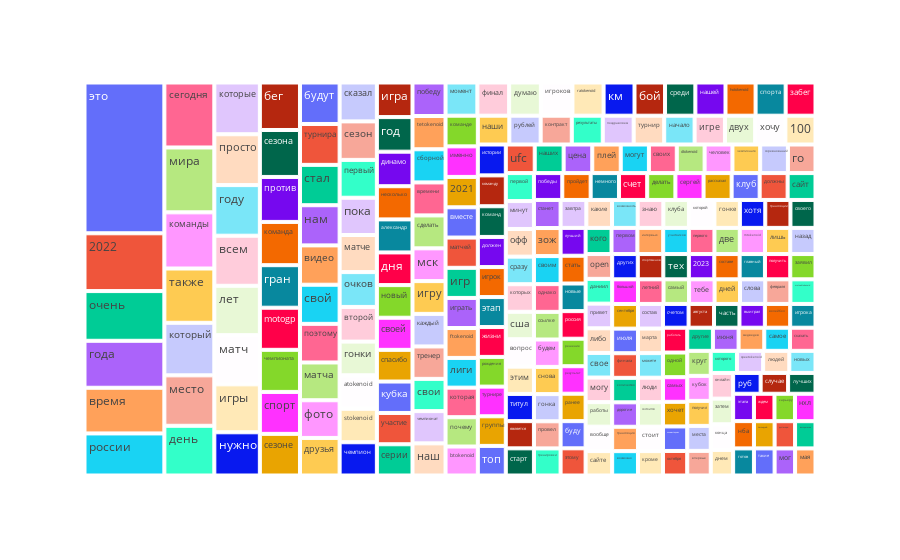

Notebook code cell kept with this figure:
### Code cell
fig = px.treemap(df[~df.word.isin(russian_stopwords)].head(275), path=['word'], values='count')
fig.show()

### Figure 1 — Plotly figure (JSON) as saved in the notebook; plotly's stock layout.template omitted (floating-point values rounded to 4 significant figures; data arrays with more than 128 entries replaced by an {"elided": "..."} marker saying what was removed)
{"data": [{"branchvalues": "total", "domain": {"x": [0, 1], "y": [0, 1]}, "hovertemplate": "labels=%{label}<br>count=%{value}<br>parent=%{parent}<br>id=%{id}<extra></extra>", "ids": {"elided": "275 str values"}, "labels": {"elided": "275 str values"}, "name": "", "parents": {"elided": "275 str values"}, "type": "treemap", "values": {"elided": "275 int values"}}], "layout": {"legend": {"tracegroupgap": 0}, "margin": {"t": 60}}}
